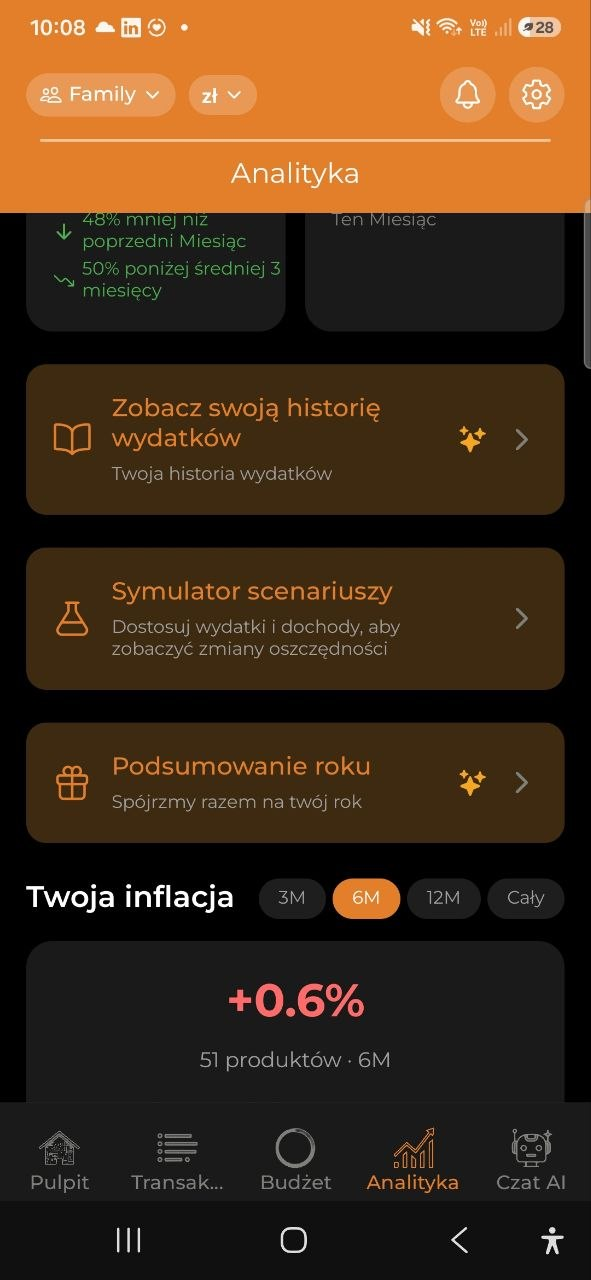
#> input picture docs/marketing/creatives/wrapper/photo_1_2026-07-12_11-11-06.jpg, 591 x 1280 px; its folder holds only this picture in this run
$ python build_wrapped_reel.py ../creatives/wrapper/photo_1_2026-07-12_11-11-06.jpg
#> lines starting #> are read from the running program, lines starting #| are printed output that depends on the picture
# -*- coding: utf-8 -*-
"""
Animated reel (MP4 + GIF) for the "Podsumowanie roku" (Financial Wrapped) feature
in AI Budget Assistant. Six phone screenshots cycle inside a phone bezel with
vertical-slide transitions, warm-dark gradient + orange glow.

Icon layout (matches purchase-list / trip / family-feed style):
  - Top right : app icon with orange ring
  - Bottom    : MICODE badge + mi-code.pl

Scene order:
    0. entry  — Analytics tab, "Podsumowanie roku · Spójrzmy razem na twój rok"
    1. intro  — "Twój 2026 w liczbach" opening card
    2. place  — "Twoje ulubione miejsce · Biedronka · 88 wizyt"
    3. scans  — "229 zeskanowane paragony · Każde skanowanie precyzuje statystyki"
    4. streak — "21 dni · Najdłuższa passa śledzenia"
    5. share  — "Taki był twój 2026! · Ukryj kwoty · Udostępnij"

Outputs in docs/marketing/creatives/wrapper/renders/pl/:
    wrapped-reel.mp4       1080x1920, 30fps
    wrapped-reel.gif       600x1067
    wrapped-reel-4x5.mp4
    wrapped-reel-4x5.gif

Usage:
    python build_wrapped_reel.py               # gif 9:16
    python build_wrapped_reel.py mp4
    python build_wrapped_reel.py both
    python build_wrapped_reel.py both 4:5
"""
import os, sys, subprocess
import numpy as np
from PIL import Image, ImageDraw, ImageFont, ImageFilter
import imageio.v2 as imageio

SCRIPT_DIR = os.path.dirname(os.path.abspath(__file__))
MK    = os.path.dirname(SCRIPT_DIR)
FEATURE = "wrapped"
FOLDER  = "wrapper"          # user-created screenshots folder
OUT   = os.path.join(MK, "creatives", FOLDER, "renders")
BADGE = os.path.join(MK, "assets", "micode-badge.png")
ICON  = os.path.join(MK, "..", "..", "apps", "mobile", "assets", "icon.png")

SHOTS_DIR = os.path.join(MK, "creatives", FOLDER)
SRC = [
    os.path.join(SHOTS_DIR, "photo_1_2026-07-12_11-11-06.jpg"),  # analytics entry card
    os.path.join(SHOTS_DIR, "photo_2_2026-07-12_11-11-06.jpg"),  # intro "Twój 2026 w liczbach"
    os.path.join(SHOTS_DIR, "photo_3_2026-07-12_11-11-06.jpg"),  # ulubione miejsce Biedronka
    os.path.join(SHOTS_DIR, "photo_4_2026-07-12_11-11-06.jpg"),  # 229 zeskanowane paragony
    os.path.join(SHOTS_DIR, "photo_5_2026-07-12_11-11-06.jpg"),  # 21 dni passa śledzenia
    os.path.join(SHOTS_DIR, "photo_6_2026-07-12_11-11-06.jpg"),  # outro / Udostępnij
]

# Wrapped cards ARE the shareable content — nothing to blur.
BLUR_BANDS = {}

# ---------- design tokens ----------
W = 1080
HEAD_FONT = "C:/Windows/Fonts/segoeuib.ttf"
SEMI_FONT = "C:/Windows/Fonts/seguisb.ttf"
SUB_FONT  = "C:/Windows/Fonts/segoeui.ttf"
ORANGE = (245, 131, 42)
WHITE  = (250, 250, 252)
GREY   = (200, 203, 210)

PHASES = {
    "A": ("PODSUMOWANIE ROKU", "Twój rok\nw liczbach"),
    "B": ("TWOJE STATYSTYKI",  "Ulubione miejsca\ni nawyki"),
    "C": ("PODZIEL SIĘ",       "Pochwal się\nswoim rokiem"),
}
SCENE_PHASE = ["A", "A", "B", "B", "B", "C"]
PILLS = ["Twój rok", "Statystyki", "Udostępnij"]
FOOTER_URL = "mi-code.pl"

FPS = 30
HOLD_S = 4.0
TRANS_S = 0.8
GIF_HOLD_MS = 4000

SUFFIX = {"9:16": "", "4:5": "-4x5"}

H = WIN_TOP = SCR_H = SCR_W = BEZEL = 0
L = {}


def set_aspect(aspect):
    global H, WIN_TOP, SCR_H, BEZEL, L
    if aspect == "4:5":
        H, WIN_TOP, SCR_H, BEZEL = 1344, 310, 770, 12
        L = dict(ey=44, eye_sz=28, ul_dy=42, head_sz=58, head_gap=72, head_step=68,
                 glow=(540, 490), pills_dy=20, pill_sz=24, pill_h=50, pill_padx=20, pill_gap=14,
                 badge_sz=66, badge_by=1190, url_dy=8, url_sz=22)
    else:
        H, WIN_TOP, SCR_H, BEZEL = 1920, 440, 1220, 14
        L = dict(ey=78, eye_sz=34, ul_dy=50, head_sz=82, head_gap=96, head_step=94,
                 glow=(540, 650), pills_dy=26, pill_sz=26, pill_h=54, pill_padx=24, pill_gap=16,
                 badge_sz=80, badge_by=1786, url_dy=10, url_sz=26)


def init_scr_w():
    global SCR_W
    img = Image.open(SRC[0])
#> img is the input picture: PIL image 591x1280 RGB; mean R, G, B 69.2, 46.7, 25.3
    SCR_W = round(SCR_H * img.width / img.height)
#> SCR_W = 563


# ---------- helpers ----------

def vgradient(c0, c1):
#> called with c0 = (44, 28, 15), c1 = (11, 11, 14)
    base = Image.new("RGB", (W, H), c0)
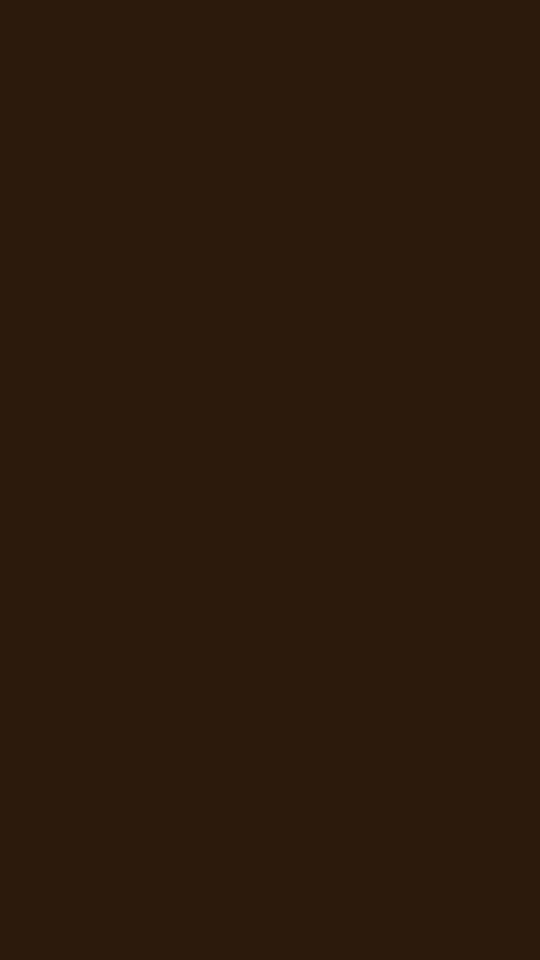
#> base: PIL image 1080x1920 RGB (shown at 1/2 size); mean R, G, B 44, 28, 15
    d = ImageDraw.Draw(base)
    for y in range(H):
        t = y / (H - 1)
        d.line([(0, y), (W, y)], fill=tuple(int(c0[i] + (c1[i]-c0[i])*t) for i in range(3)))
    return base.convert("RGBA")
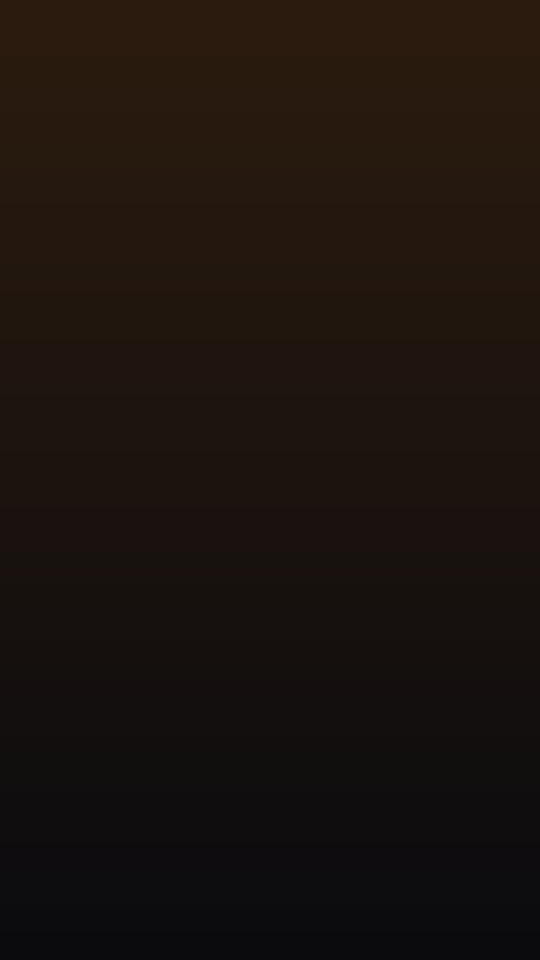
#> returned value: PIL image 1080x1920 RGBA (shown at 1/2 size); mean R, G, B, A 27, 19, 14, 255


def add_glow(canvas, center, radii, color, alpha, blur):
#> called with center = (540, 650), radii = (620, 580), color = (245, 131, 42), alpha = 140, blur = 200
    layer = Image.new("RGBA", (W, H), (0, 0, 0, 0))
#> layer: PIL image 1080x1920 RGBA; every value is 0
    cx, cy = center; rx, ry = radii
    ImageDraw.Draw(layer).ellipse([cx-rx, cy-ry, cx+rx, cy+ry], fill=color + (alpha,))
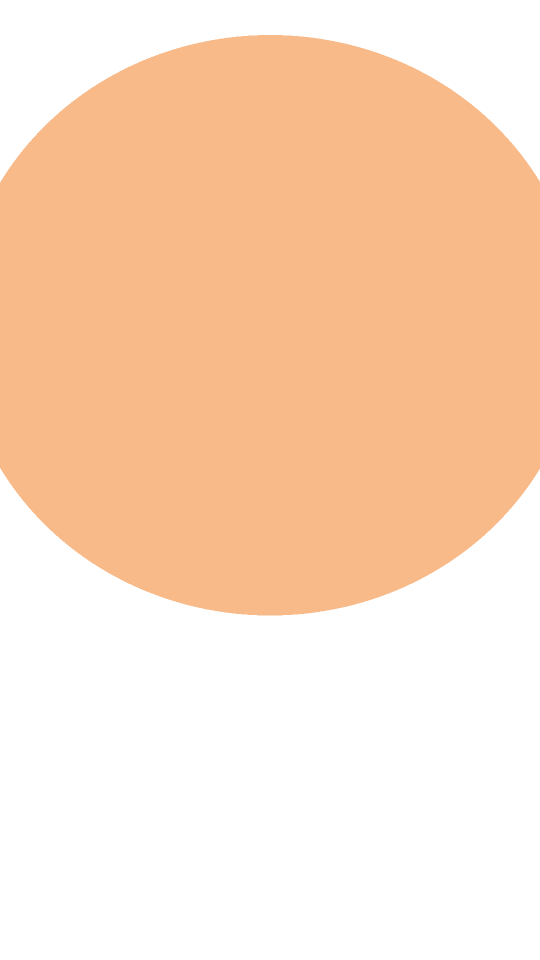
#> layer: PIL image 1080x1920 RGBA (shown at 1/2 size); mean R, G, B, A 126.3, 67.6, 21.7, 72.2; transparent parts drawn white
    return Image.alpha_composite(canvas, layer.filter(ImageFilter.GaussianBlur(blur)))
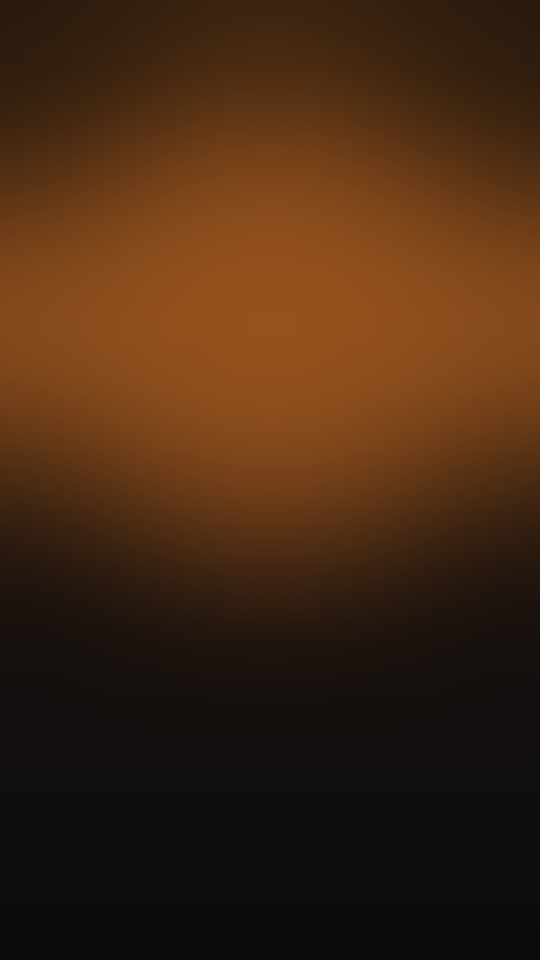
#> returned value: PIL image 1080x1920 RGBA (shown at 1/2 size); mean R, G, B, A 68.8, 40.2, 18.9, 255


# [6 lines left out: function circle_img, not called in this run]


def tw(draw, s, font):
    return draw.textlength(s, font=font)


def centered(img, y, s, font, fill):
    d = ImageDraw.Draw(img)
    d.text(((W - tw(d, s, font)) / 2, y), s, font=font, fill=fill)


# [31 lines left out: functions spaced, wrap_text, phone_rect, not called in this run]


def screen_origin():
    px, py, _, _ = phone_rect()
    return px + BEZEL, py + BEZEL


# ---------- background ----------

def build_bg():
    canvas = vgradient((44, 28, 15), (11, 11, 14))
    gx, gy = L["glow"]
    canvas = add_glow(canvas, (gx, gy), (620, 580), ORANGE, 140, 200)
    canvas = add_glow(canvas, (140, H - 360), (380, 360), (255, 80, 50), 46, 220)
#> call 2 of add_glow, with center = (140, 1560), radii = (380, 360), color = (255, 80, 50), alpha = 46, blur = 220
#> in add_glow (call 2), `ImageDraw.Draw(layer).ellipse([cx-rx, cy-ry, cx+rx, cy+ry], fill=color..`:
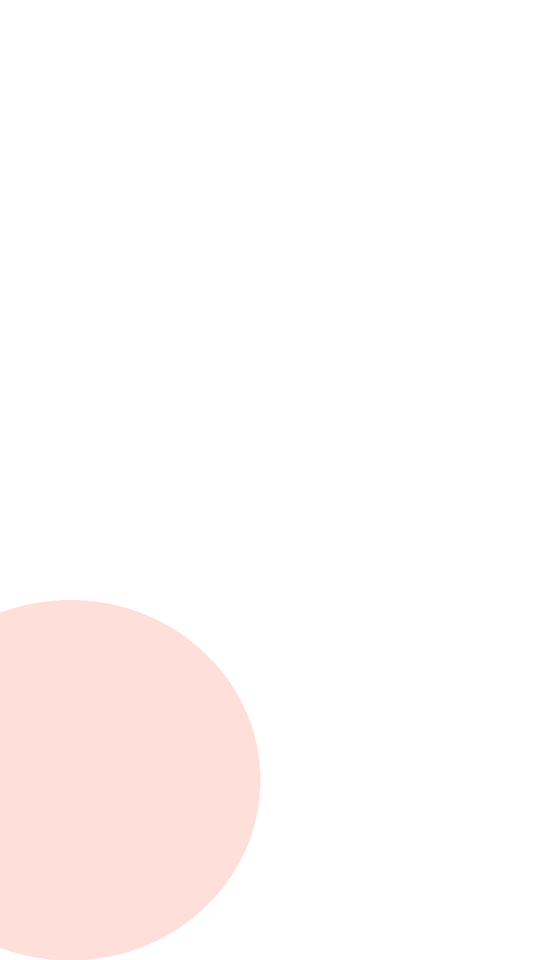
#> layer: PIL image 1080x1920 RGBA (shown at 1/2 size); mean R, G, B, A 38.7, 12.1, 7.6, 7; transparent parts drawn white
#> in add_glow (call 2), `return Image.alpha_composite(canvas, layer.filter(ImageFilter.Gaussian..`:
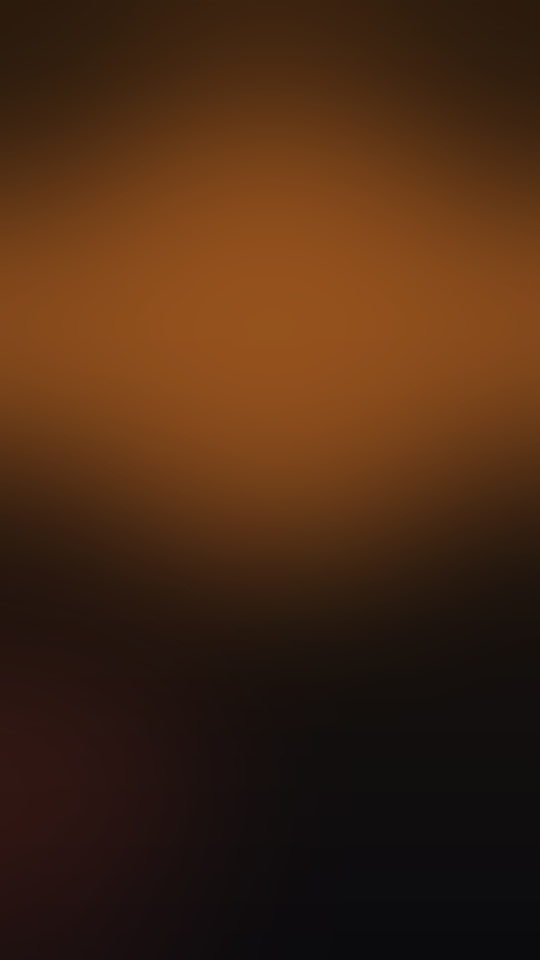
#> returned value: PIL image 1080x1920 RGBA (shown at 1/2 size); mean R, G, B, A 71.7, 40.8, 19.2, 255

    # top right: app icon with orange ring
    icon_sz = 92
#> (the run stopped early here; a loop or call above may not have finished)
